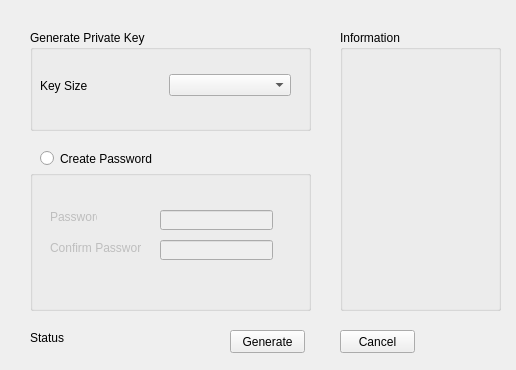
<?xml version="1.0" encoding="UTF-8"?>
<ui version="4.0">
 <class>GenCSR</class>
 <widget class="QWidget" name="GenCSR">
  <property name="geometry">
   <rect>
    <x>0</x>
    <y>0</y>
    <width>516</width>
    <height>370</height>
   </rect>
  </property>
  <property name="windowTitle">
   <string>Form</string>
  </property>
  <widget class="QGroupBox" name="groupBox">
   <property name="geometry">
    <rect>
     <x>30</x>
     <y>30</y>
     <width>281</width>
     <height>101</height>
    </rect>
   </property>
   <property name="title">
    <string>Generate Private Key</string>
   </property>
   <widget class="QWidget" name="horizontalLayoutWidget_6">
    <property name="geometry">
     <rect>
      <x>10</x>
      <y>40</y>
      <width>251</width>
      <height>31</height>
     </rect>
    </property>
    <layout class="QHBoxLayout" name="horizontalLayout_6">
     <item>
      <widget class="QLabel" name="label_6">
       <property name="text">
        <string>Key Size</string>
       </property>
      </widget>
     </item>
     <item>
      <widget class="QComboBox" name="keySizesComboBox"/>
     </item>
    </layout>
   </widget>
  </widget>
  <widget class="QGroupBox" name="groupBox_2">
   <property name="geometry">
    <rect>
     <x>340</x>
     <y>30</y>
     <width>161</width>
     <height>281</height>
    </rect>
   </property>
   <property name="title">
    <string>Information</string>
   </property>
  </widget>
  <widget class="QPushButton" name="genCSRButton">
   <property name="geometry">
    <rect>
     <x>230</x>
     <y>330</y>
     <width>75</width>
     <height>23</height>
    </rect>
   </property>
   <property name="text">
    <string>Generate</string>
   </property>
  </widget>
  <widget class="QPushButton" name="pushButton_2">
   <property name="geometry">
    <rect>
     <x>340</x>
     <y>330</y>
     <width>75</width>
     <height>23</height>
    </rect>
   </property>
   <property name="text">
    <string>Cancel</string>
   </property>
  </widget>
  <widget class="QLabel" name="label">
   <property name="geometry">
    <rect>
     <x>30</x>
     <y>330</y>
     <width>151</width>
     <height>16</height>
    </rect>
   </property>
   <property name="text">
    <string>Status</string>
   </property>
  </widget>
  <widget class="QGroupBox" name="hBoxCreatePassword">
   <property name="enabled">
    <bool>false</bool>
   </property>
   <property name="geometry">
    <rect>
     <x>30</x>
     <y>170</y>
     <width>281</width>
     <height>141</height>
    </rect>
   </property>
   <property name="title">
    <string/>
   </property>
   <widget class="QLineEdit" name="password_private_key">
    <property name="geometry">
     <rect>
      <x>130</x>
      <y>40</y>
      <width>113</width>
      <height>20</height>
     </rect>
    </property>
    <property name="echoMode">
     <enum>QLineEdit::Password</enum>
    </property>
   </widget>
   <widget class="QLineEdit" name="confirm_password_private_key">
    <property name="geometry">
     <rect>
      <x>130</x>
      <y>70</y>
      <width>113</width>
      <height>20</height>
     </rect>
    </property>
    <property name="echoMode">
     <enum>QLineEdit::Password</enum>
    </property>
   </widget>
   <widget class="QLabel" name="label_2">
    <property name="geometry">
     <rect>
      <x>20</x>
      <y>40</y>
      <width>47</width>
      <height>13</height>
     </rect>
    </property>
    <property name="text">
     <string>Password</string>
    </property>
   </widget>
   <widget class="QLabel" name="label_3">
    <property name="geometry">
     <rect>
      <x>20</x>
      <y>70</y>
      <width>91</width>
      <height>16</height>
     </rect>
    </property>
    <property name="text">
     <string>Confirm Password</string>
    </property>
   </widget>
  </widget>
  <widget class="QRadioButton" name="create_password_privatekey_radioButton">
   <property name="geometry">
    <rect>
     <x>40</x>
     <y>150</y>
     <width>201</width>
     <height>17</height>
    </rect>
   </property>
   <property name="text">
    <string>Create Password</string>
   </property>
  </widget>
 </widget>
 <resources/>
 <connections/>
</ui>
